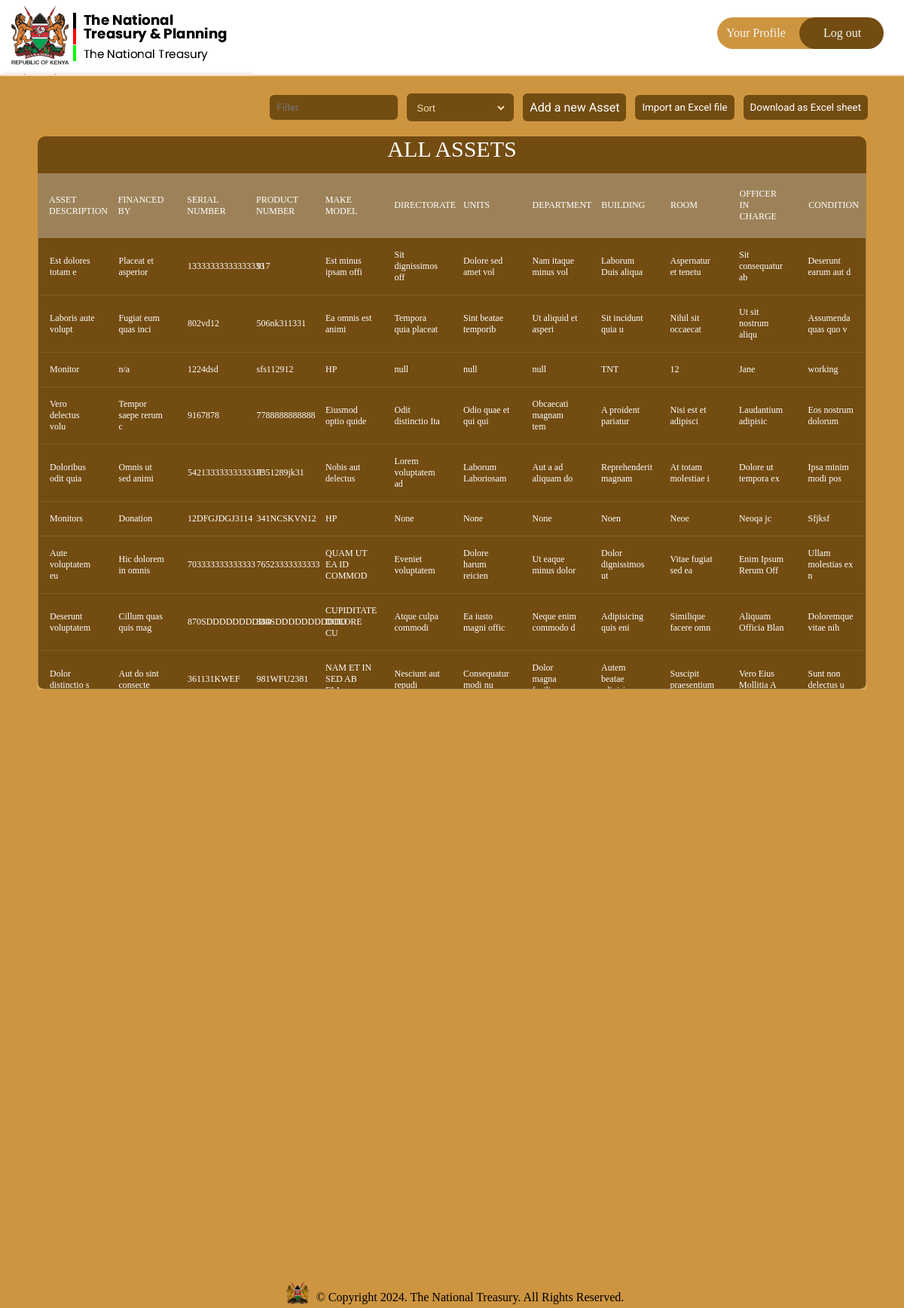
The app's page /assets/ with its own data.
### inventory/models.py (models this page shows, shortened)
class Asset(db.Model):
    idassets = db.Column(db.Integer, primary_key=True)
    asset_description = db.Column(db.Text, nullable=False)
    financed_by = db.Column(db.Text, default="N/A")
    serial_number = db.Column(db.Text, nullable=False, unique=True)
    product_number = db.Column(db.Text, nullable=False)
    make_model = db.Column(db.Text, nullable=False)
    directorate = db.Column(db.Text, nullable=False)
    units = db.Column(db.Text, nullable=False)
    department = db.Column(db.Text, nullable=False)
    building = db.Column(db.Text, nullable=False)
    room = db.Column(db.Integer, nullable=False)
    officer_in_charge = db.Column(db.Text, default="N/A")
    state = db.Column(db.Text, nullable=False)

### inventory/routes.py (the view)
@app.route("/assets/")
def show_assets():
    assets = Asset.query.all()
    return render_template("dashboard.html", assets=assets)

### inventory/templates/dashboard.html (shortened to what this page needs)
{% extends "base.html" %}
{% block head %}
{{ super() }}
<link rel="stylesheet" href="{{ url_for('static', filename='dashboard.css') }}">
{% endblock head %}
{% block navlinks %}
<a href="{{ url_for('profile') }}" style="width: 9em;" class="links signup">Your Profile</a>
<a href="" class="links login">Log out</a>
{% endblock navlinks %}
{% block body %}
<div class="main">
	<div class="table-links">
		<input class="filter-input" type="search" data-table="tbl" id="tbl" placeholder="Filter">
		<div class="sort">
			<select name="pets" id="sort-btn" class="sort-btn">
				<option value="sort" default selected disabled id="sort-default">Sort</option>
			</select>
		</div>
		<a href="{{ url_for('create_assets') }}" class="add-asset-link">Add a new Asset</a>
		<button id="import-excel-btn" class="import-excel">Import an Excel file</button>
		<button id="export-excel-btn" class="export-excel">Download as
			Excel sheet</button>
	</div>
	<section>
		<h1>All Assets</h1>
		<div class="tbl-header">
			<table cellpadding="0" cellspacing="0" border="0">
				<thead>
					<tr>
						<th>Asset Description</th>
						<th>Financed By</th>
						<th>Serial Number</th>
						<th>Product Number</th>
						<th>Make Model</th>
						<th>Directorate</th>
						<th>Units</th>
						<th>Department</th>
						<th>Building</th>
						<th>Room</th>
						<th>Officer in Charge</th>
						<th>Condition</th>
					</tr>
				</thead>
			</table>
		</div>
		<div class="tbl-content">
			<table id="table" cellpadding="0" cellspacing="0" border="0">
				<tbody id="row">
					{% for asset in assets %}
					<tr>
						<td>{{ asset.asset_description }}</td>
						<td>{{ asset.financed_by }}</td>
						<td>{{ asset.serial_number }}</td>
						<td>{{ asset.product_number }}</td>
						<td>{{ asset.make_model }}</td>
						<td>{{ asset.directorate }}</td>
						<td>{{ asset.units }}</td>
						<td>{{ asset.department }}</td>
						<td>{{ asset.building }}</td>
						<td>{{ asset.room }}</td>
						<td>{{ asset.officer_in_charge }}</td>
						<td>{{ asset.state }}</td>
					</tr>
						{% endfor %}
				</tbody>
			</table>
		</div>
	</section>
	{% endblock body %}

### inventory/templates/base.html (shortened to what this page needs)
<!DOCTYPE html>
<html lang="en">
<head>
	{% block head %}
	<link rel="stylesheet" href="https://cdnjs.cloudflare.com/ajax/libs/font-awesome/6.5.1/css/all.min.css"
 />
		<link rel="stylesheet" href="{{ url_for('static',filename='style.css') }}">
	{% endblock head %}
</head>
<body>
	<div class="nav">
		<div class="logo">
			<a href="{{ url_for('index') }}"><img
					src=" {{ url_for('static', filename='assets/images/TNT logo.png')  }} "
					alt="treasury logo"></img></a>
		</div>
		<div class="links">
			{% block navlinks %}
			{% endblock navlinks %}
		</div>
	</div>
	{% block body %}
	{% endblock body %}
	<div class="footer">
		<img src="{{ url_for('static', filename='assets/images/tntfooterlogo.png') }}" alt="footer logo"
			width="30" height="30">
		<p>© Copyright <span class="copyright-year"></span>. The National Treasury. All Rights Reserved.</p>
	</div>
</body>
</html>

### inventory/static/style.css (style rules this page uses)
* { margin: 0; padding: 0; box-sizing: border-box; color-scheme: light; @import url('https://fonts.googleapis.com/css2?family=PT+Mono&display=swap'); }
body { display: flex; flex-direction: column; height: 100%; background-color: #ce9540; }
.nav { display: flex; justify-content: space-between; align-items: center; border-bottom: 2px solid peachpuff; padding-left: 4px; padding-top: 5px; padding-right: 15px; background-color: white; position: sticky; top: 0; }
.links { padding: 12px; display: flex; align-items: center; gap: 32px; border-radius: 34px; margin-bottom: 8px; }
.links>a { text-decoration: none; color: whitesmoke; width: 7em; }
.signup { background-color: #CE9540; }
.login { background-color: #734C11; margin-left: -67px; padding-left: 32px; }
.footer { display: flex; align-items: center; gap: 10px; margin-left: 8px; }
.main { display: flex; flex-direction: column; align-items: center; }
.footer { margin-top: 12px; padding-top: 18px; display: flex; align-items: end; justify-content: center; }

### inventory/static/dashboard.css (style rules this page uses)
section { background-color: #734c11; border-radius: 10px; }
body { display: flex; flex-direction: column; height: 100%; background-color: #ce9540; }
.logo { background: url('assets/images/TNT\ logo.png'); background-color: whitesmoke; background-blend-mode: multiply; }
.sort-btn { background-color: #734c11; border: none; position: relative; color: wheat; }
.sort-btn #sort-default { display: none; }
.sort-btn>option { position: absolute; top: 0; font-size: 23px; border: none; appearance: none; }
.table-links { width: 100%; display: flex; gap: 12px; align-items: center; justify-content: flex-end; margin-top: 23px; margin-right: 96px; }
.table-links>* { padding: 9px; background-color: #734c11; color: #fff; font-family: 'Roboto', sans-serif; border-radius: 6px; appearance: none; border: none }
.add-asset-link { text-decoration: none; }
h1 { font-size: 30px; color: #fff; text-transform: uppercase; font-weight: 300; text-align: center; margin-bottom: 15px; }
.footer { position: fixed; bottom: 5px; }
table { width: 100%; table-layout: fixed; }
.tbl-header { background-color: rgba(255, 255, 255, 0.3); }
.tbl-content { max-height: 600px; overflow-x: auto; margin-top: 0px; border: 1px solid rgba(255, 255, 255, 0.3); }
th { padding: 20px 15px; text-align: left; font-weight: 500; font-size: 12px; color: #fff; text-transform: uppercase; }
td { padding: 15px; text-align: left; vertical-align: middle; font-weight: 300; font-size: 12px; color: #fff; border-bottom: solid 1px rgba(255, 255, 255, 0.1); }
section { margin: 20px 50px; }

### records on screen
Asset: asset_description "Est dolores totam e", financed_by "Placeat et asperior", serial_number "13333333333333333", product_number "917", make_model "Est minus ipsam offi", directorate "Sit dignissimos off", units "Dolore sed amet vol", department "Nam itaque minus vol", building "Laborum Duis aliqua", room "Aspernatur et tenetu", officer_in_charge "Sit consequatur ab", state "Deserunt earum aut d"
Asset: asset_description "Laboris aute volupt", financed_by "Fugiat eum quas inci", serial_number "802vd12", product_number "506nk311331", make_model "Ea omnis est animi", directorate "Tempora quia placeat", units "Sint beatae temporib", department "Ut aliquid et asperi", building "Sit incidunt quia u", room "Nihil sit occaecat", officer_in_charge "Ut sit nostrum aliqu", state "Assumenda quas quo v"
Asset: asset_description "Monitor", financed_by "n/a", serial_number "1224dsd", product_number "sfs112912", make_model "HP", directorate "null", units "null", department "null", building "TNT", room "12", officer_in_charge "Jane", state "working"
Asset: asset_description "Vero delectus volu", financed_by "Tempor saepe rerum c", serial_number "9167878", product_number "7788888888888", make_model "Eiusmod optio quide", directorate "Odit distinctio Ita", units "Odio quae et qui qui", department "Obcaecati magnam tem", building "A proident pariatur", room "Nisi est et adipisci", officer_in_charge "Laudantium adipisic", state "Eos nostrum dolorum"
Asset: asset_description "Doloribus odit quia", financed_by "Omnis ut sed animi", serial_number "542133333333333JF", product_number "7351289jk31", make_model "Nobis aut delectus", directorate "Lorem voluptatem ad", units "Laborum Laboriosam", department "Aut a ad aliquam do", building "Reprehenderit magnam", room "At totam molestiae i", officer_in_charge "Dolore ut tempora ex", state "Ipsa minim modi pos"
Asset: asset_description "Monitors", financed_by "Donation", serial_number "12DFGJDGJ3114", product_number "341NCSKVN12", make_model "HP", directorate "None", units "None", department "None", building "Noen", room "Neoe", officer_in_charge "Neoqa jc", state "Sfjksf"
Asset: asset_description "Aute voluptatem eu", financed_by "Hic dolorem in omnis", serial_number "703333333333333", product_number "76523333333333", make_model "QUAM UT EA ID COMMOD", directorate "Eveniet voluptatem", units "Dolore harum reicien", department "Ut eaque minus dolor", building "Dolor dignissimos ut", room "Vitae fugiat sed ea", officer_in_charge "Enim Ipsum Rerum Off", state "Ullam molestias ex n"
Asset: asset_description "Deserunt voluptatem", financed_by "Cillum quas quis mag", serial_number "870SDDDDDDDDDD", product_number "384SDDDDDDDDDDD", make_model "CUPIDITATE DOLORE CU", directorate "Atque culpa commodi", units "Ea iusto magni offic", department "Neque enim commodo d", building "Adipisicing quis eni", room "Similique facere omn", officer_in_charge "Aliquam Officia Blan", state "Doloremque vitae nih"
Asset: asset_description "Dolor distinctio s", financed_by "Aut do sint consecte", serial_number "361131KWEF", product_number "981WFU2381", make_model "NAM ET IN SED AB…", directorate "Nesciunt aut repudi", units "Consequatur modi nu", department "Dolor magna…", building "Autem beatae…", room "Suscipit praesentium", officer_in_charge "Vero Eius Mollitia A", state "Sunt non delectus u"
